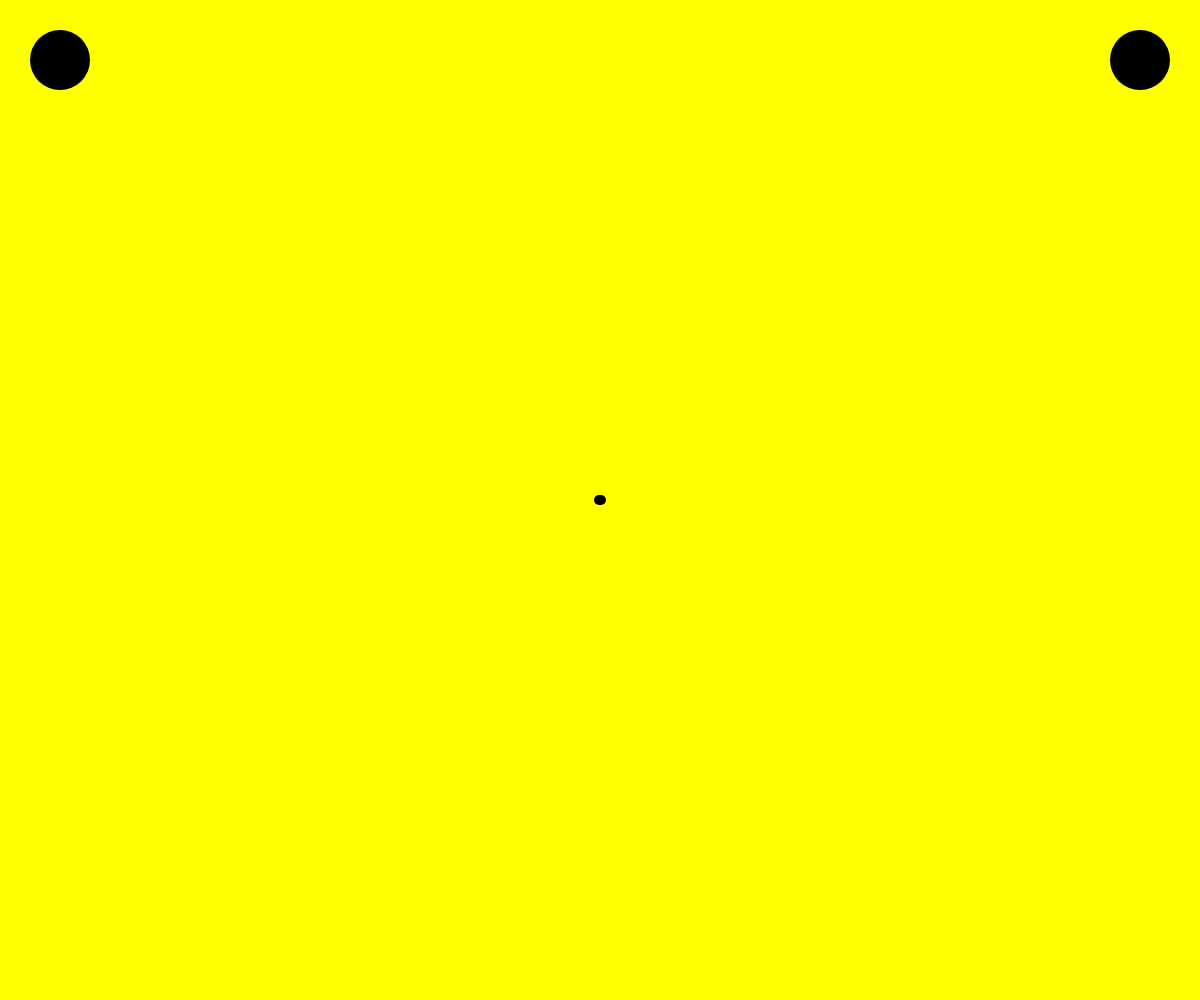
Frame 1 (no input)
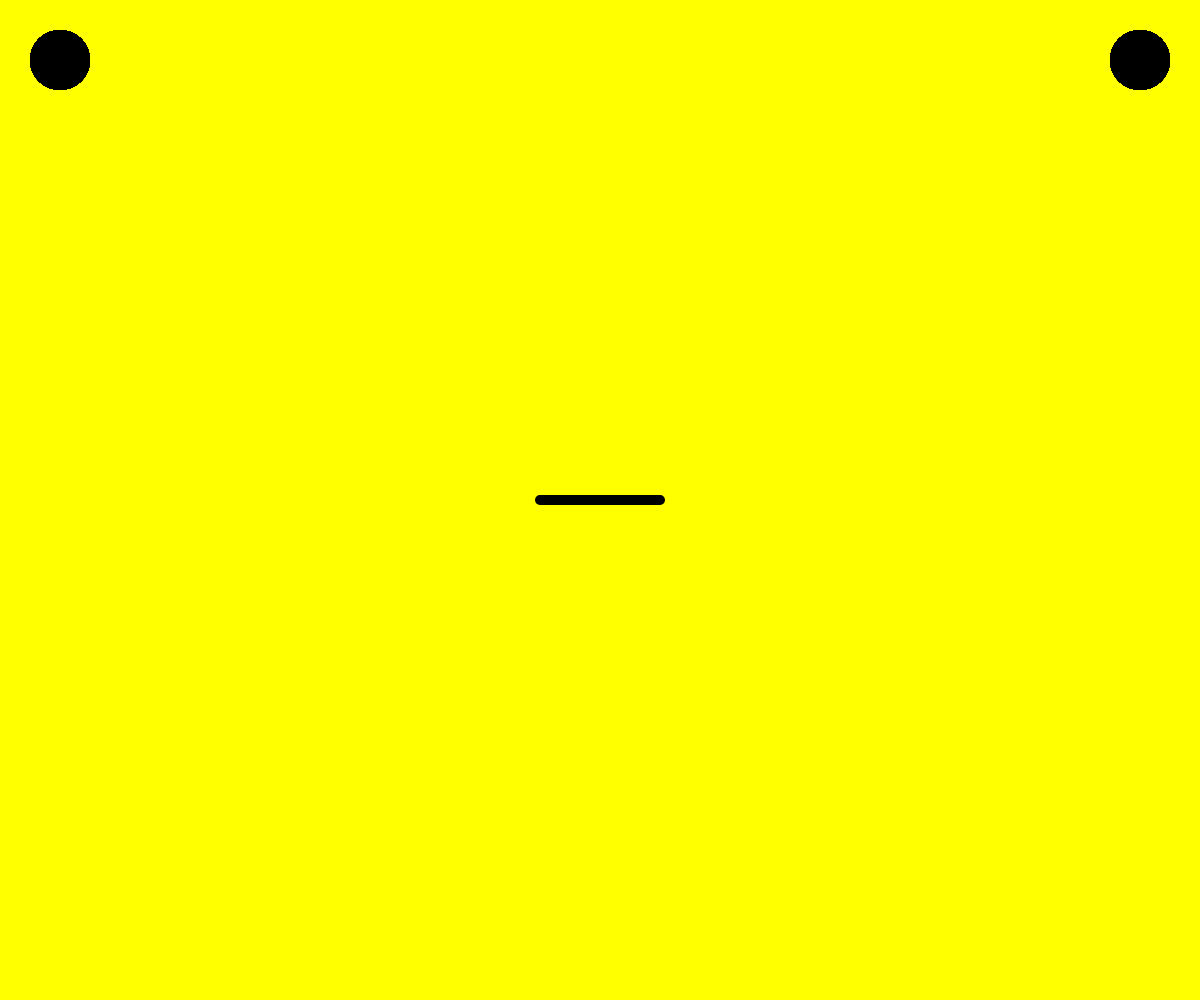
Frame 60 (no input)
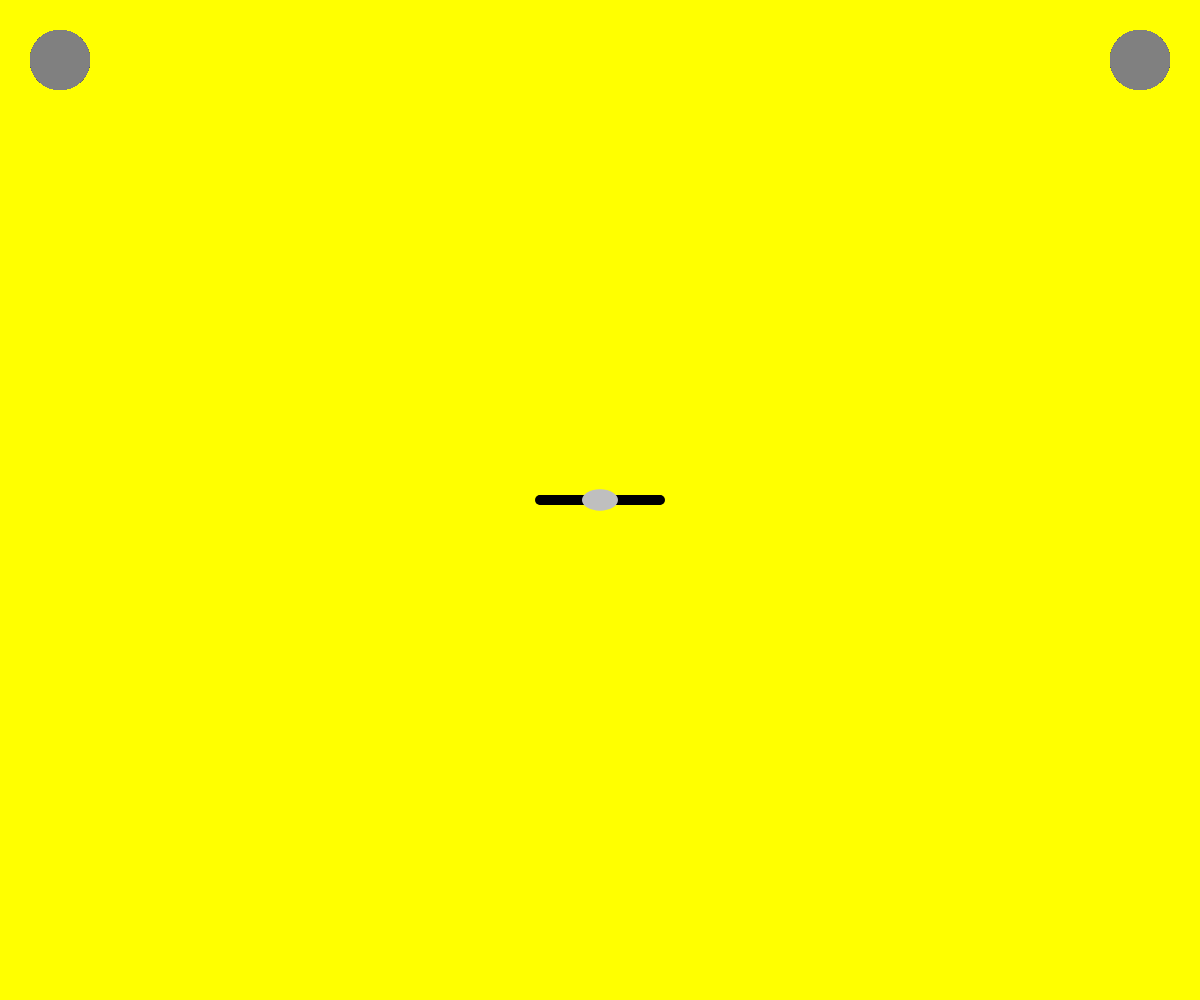
Frame 120 (the mouse pressed at the canvas centre since frame 60)

The p5.js sketch that drew these frames (run headless with seeded random() and noise() and a simulated clock; from frame 60 on, the mouse is pressed at the canvas centre):

// p5.js sketch
// ── sketch.js
//make line object and assign color
let longline = {};
longline.color = 255*1 ;

//set up canvas
function setup() {
  createCanvas(windowWidth,windowHeight);
  background('yellow');
  //make line width variables
  lin1 = width/2;
  lin2 = width/2;
}

function draw() {
  //define variables for horizontal line points
  lin1 = lin1 - 1;
  lin2 = lin2 + 1;
  //define variable to map color to mouseX
  color = map( mouseX, 0, width, 0, 255);

  //create line
  fill(longline.color);
  strokeWeight(10);
  line(lin1, height/2, lin2, height/2);

  //create ellipses
  push();
  noStroke();
  fill(color);
  ellipse(60, 60, 60, 60);
  ellipse(width - 60, 60, 60, 60);
  pop();
}
function mousePressed() {
  //define ranW and ranH variables in function
  ranW = random(ceil(.5), floor(50.5));
  ranH = random(1,100);
  ranH = ranH % 50
  //create ellipse
  noStroke();
  fill(random(1,255));
  ellipse(mouseX,mouseY,ranW,ranH);
}
